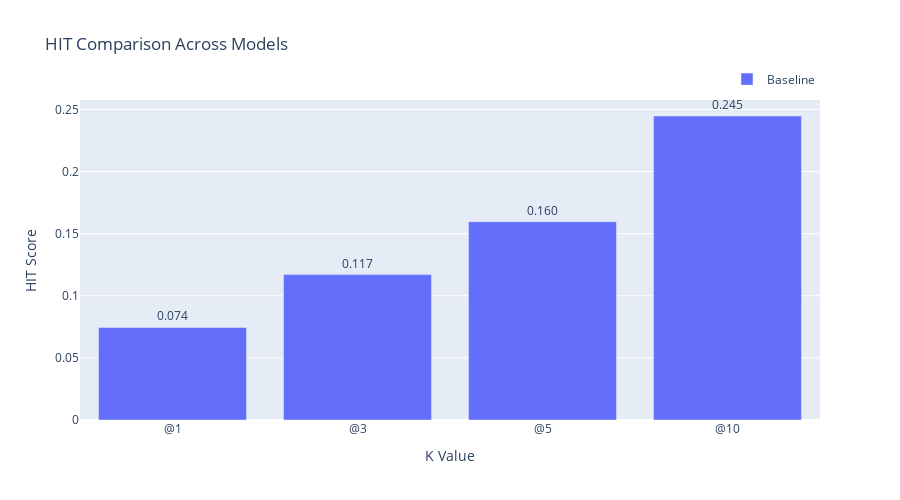
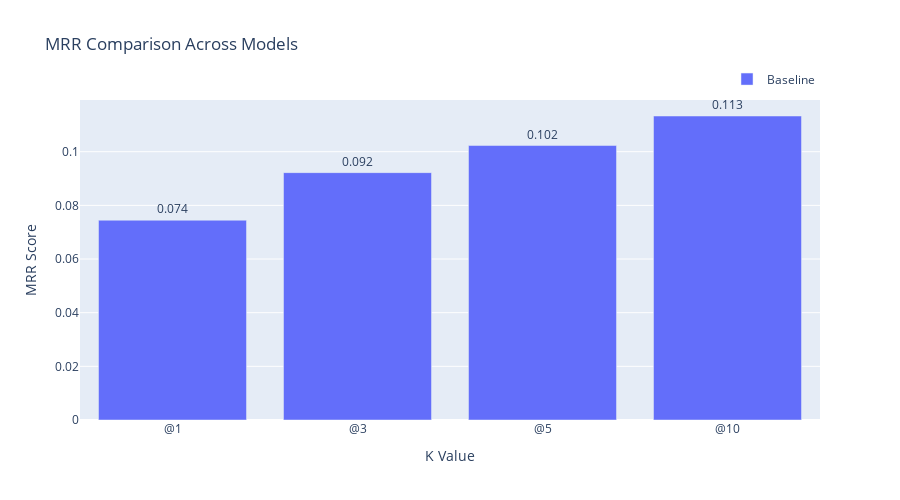
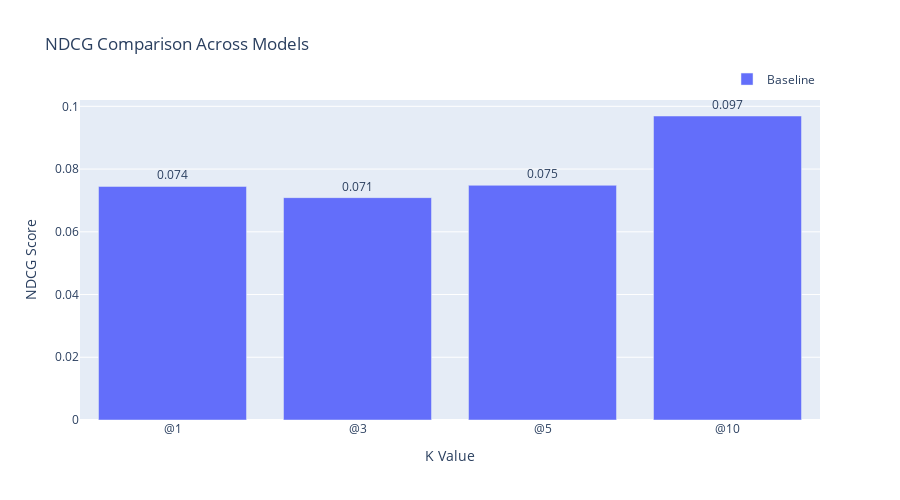
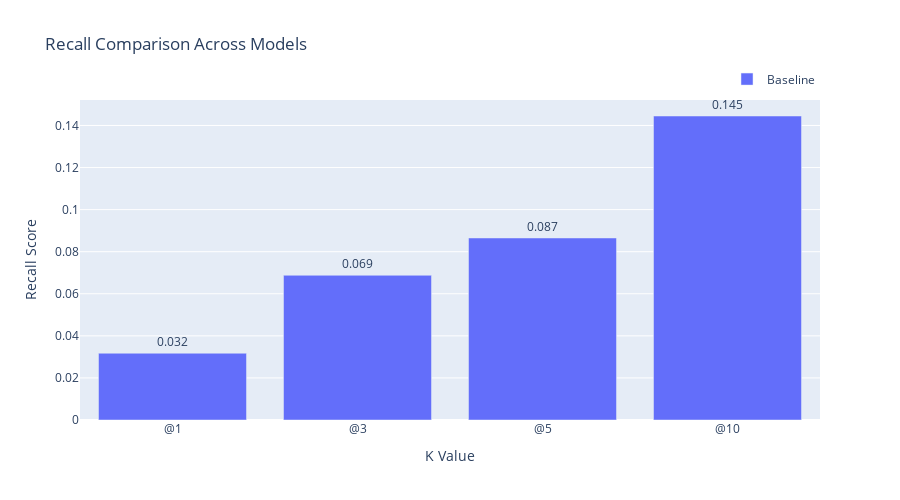

Notebook code for these charts, in order:
### Code cell
# Plot each metric separately
for metric in ['HIT', 'MRR', 'NDCG', 'Recall']:
    fig = visualizer.plot_grouped_bars(metric_type=metric, k_values=[1, 3, 5, 10])
    fig.show()

### Figure 1 — Plotly figure (JSON) as saved in the notebook; plotly's stock layout.template omitted (floating-point values rounded to 4 significant figures)
{"data": [{"name": "Baseline", "text": ["0.074", "0.117", "0.160", "0.245"], "textposition": "outside", "type": "bar", "x": ["@1", "@3", "@5", "@10"], "y": [0.07447, 0.117, 0.1596, 0.2447]}], "layout": {"barmode": "group", "height": 500, "legend": {"orientation": "h", "x": 1, "xanchor": "right", "y": 1.02, "yanchor": "bottom"}, "showlegend": true, "title": {"text": "HIT Comparison Across Models"}, "xaxis": {"title": {"text": "K Value"}}, "yaxis": {"title": {"text": "HIT Score"}}}}

### Figure 2 — Plotly figure (JSON) as saved in the notebook; plotly's stock layout.template omitted (floating-point values rounded to 4 significant figures)
{"data": [{"name": "Baseline", "text": ["0.074", "0.092", "0.102", "0.113"], "textposition": "outside", "type": "bar", "x": ["@1", "@3", "@5", "@10"], "y": [0.07447, 0.0922, 0.1023, 0.1133]}], "layout": {"barmode": "group", "height": 500, "legend": {"orientation": "h", "x": 1, "xanchor": "right", "y": 1.02, "yanchor": "bottom"}, "showlegend": true, "title": {"text": "MRR Comparison Across Models"}, "xaxis": {"title": {"text": "K Value"}}, "yaxis": {"title": {"text": "MRR Score"}}}}

### Figure 3 — Plotly figure (JSON) as saved in the notebook; plotly's stock layout.template omitted (floating-point values rounded to 4 significant figures)
{"data": [{"name": "Baseline", "text": ["0.074", "0.071", "0.075", "0.097"], "textposition": "outside", "type": "bar", "x": ["@1", "@3", "@5", "@10"], "y": [0.07447, 0.07089, 0.07482, 0.09691]}], "layout": {"barmode": "group", "height": 500, "legend": {"orientation": "h", "x": 1, "xanchor": "right", "y": 1.02, "yanchor": "bottom"}, "showlegend": true, "title": {"text": "NDCG Comparison Across Models"}, "xaxis": {"title": {"text": "K Value"}}, "yaxis": {"title": {"text": "NDCG Score"}}}}

### Figure 4 — Plotly figure (JSON) as saved in the notebook; plotly's stock layout.template omitted (floating-point values rounded to 4 significant figures)
{"data": [{"name": "Baseline", "text": ["0.032", "0.069", "0.087", "0.145"], "textposition": "outside", "type": "bar", "x": ["@1", "@3", "@5", "@10"], "y": [0.03174, 0.06879, 0.08652, 0.1445]}], "layout": {"barmode": "group", "height": 500, "legend": {"orientation": "h", "x": 1, "xanchor": "right", "y": 1.02, "yanchor": "bottom"}, "showlegend": true, "title": {"text": "Recall Comparison Across Models"}, "xaxis": {"title": {"text": "K Value"}}, "yaxis": {"title": {"text": "Recall Score"}}}}
